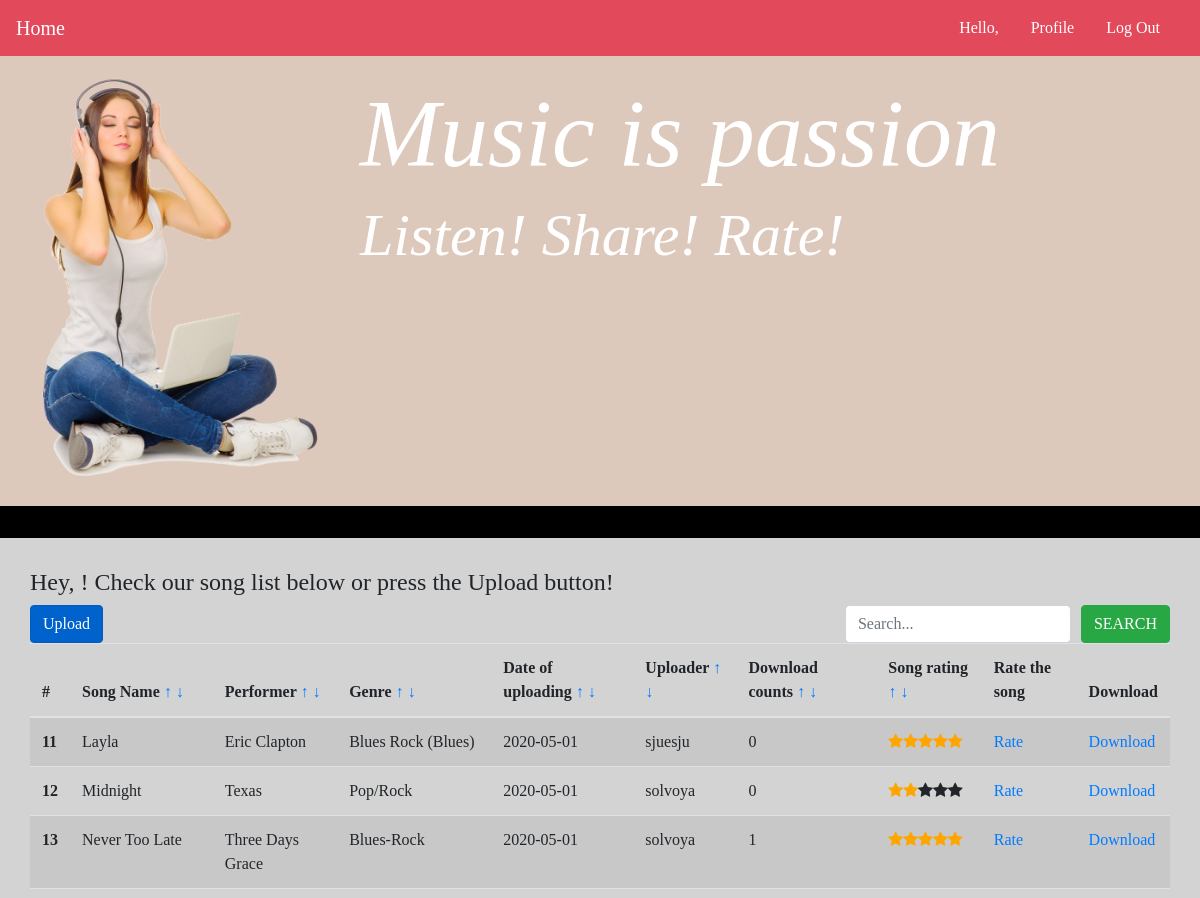
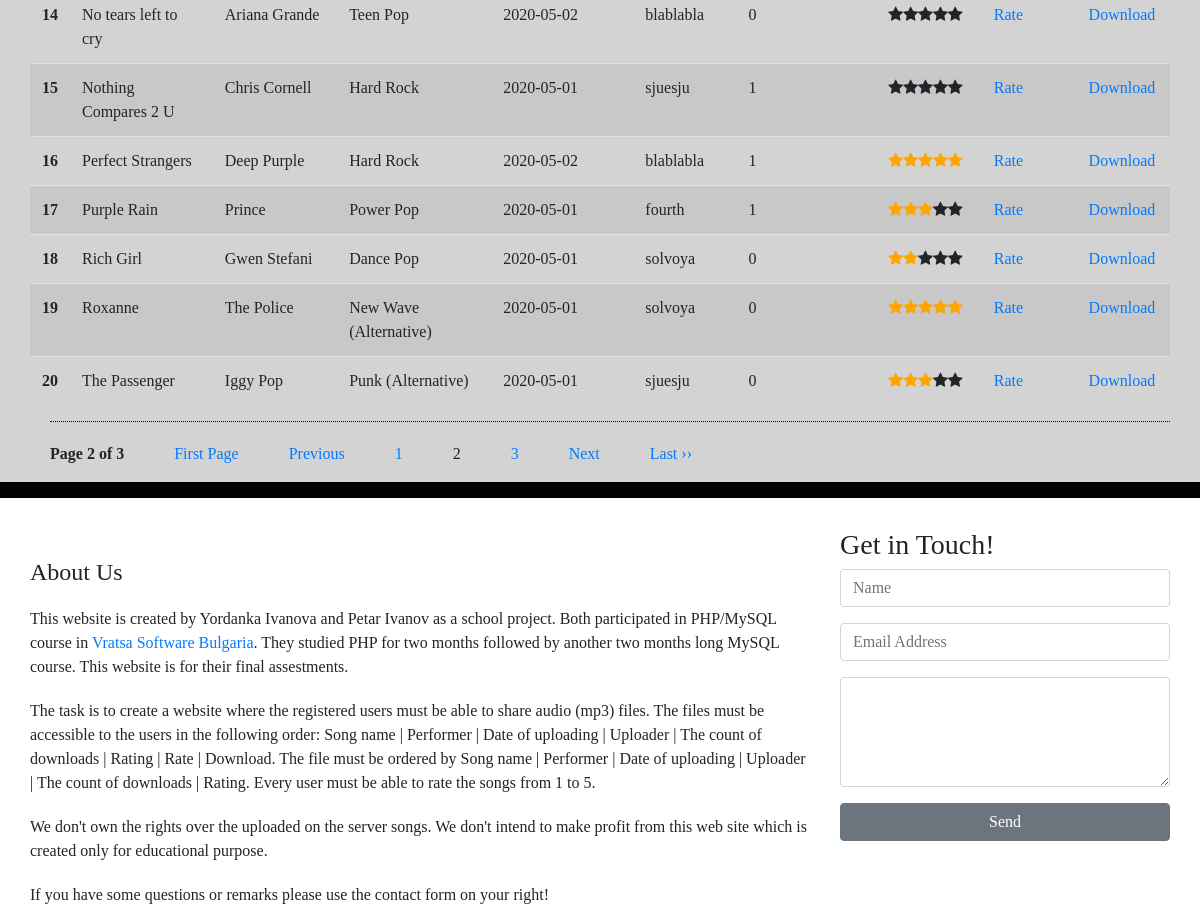
Page /welcome.php?page_no=2&order=1&dir=0 on the committed database (2 pictures, top to bottom).
### tables this page shows
CREATE TABLE `songs` (
  `song_id` int(11) NOT NULL,
  `song_path` varchar(255) NOT NULL,
  `song_name` varchar(50) NOT NULL,
  `song_date` date NOT NULL,
  `song_uploader` int(11) NOT NULL,
  `song_soft_delete` date DEFAULT NULL
);

CREATE TABLE `users` (
  `user_id` int(11) NOT NULL,
  `user_username` varchar(50) NOT NULL,
  `user_password` varchar(255) NOT NULL,
  `user_name_first` varchar(50) NOT NULL,
  `user_name_second` varchar(50) NOT NULL,
  `user_email` varchar(50) NOT NULL,
  `user_image` varchar(50) NOT NULL,
  `user_role` int(1) NOT NULL,
  `user_date_created` date NOT NULL,
  `user_date_deleted` date DEFAULT NULL
);

### welcome.php (the view, shortened to what this page needs)
<?php
	include 'functions/db_connect.php';
	include 'functions/functions.php';
	include 'files/header.php';
	include 'files/navigation-user.php';
	include 'files/container.php';
	function print_song_table($songs, $song_keys, $offset){
		$size = sizeof($songs);
		for ($i=0; $i < $size; $i++) {
			$key = $song_keys[$i];
			echo '<tr>';
			echo '<th scope="row">' . ($offset + $i + 1) . '</th>';
			echo '<td>' . $songs[$key]['song_name'] . '</td>';
			echo '<td>' . $songs[$key]['singer_name'] . '</td>';
			echo '<td>' . $songs[$key]['genre_name'] . '</td>';
			echo '<td>' . $songs[$key]['song_date'] . '</td>';
			echo '<td>' . $songs[$key]['user_username'] . '</td>';
			echo '<td>' . $songs[$key]['count_downloads'] . '</td>';
			echo '<td><span title="Average rating of ' . round($songs[$key]['average_rating'], 2) . ' from ' . $songs[$key]['count_ratings'] .  ' total votes">';
			for ($stars=1; $stars <= 5; $stars++) {
				if ($stars <= $songs[$key]['average_rating']){
					echo '<span class="fa fa-star checked_stars"></span>';
				} else {
					echo '<span class="fa fa-star"></span>';
				}
			}
			echo '</span></td>';
			echo '<td><a href="rate-song.php?id=' . $key . '&name=' . str_replace(' ', '_', $songs[$key]['song_name']) . '">Rate</a></td>';
			echo '<td><a href=download.php?id=' . $key . '&name=' . str_replace(' ', '_', $songs[$key]['song_name']) . '>Download</a></td>';
			echo '</tr>';
		}
	}
	if (isset($_GET['page_no']) && $_GET['page_no']!="") {
   		$page_no = $_GET['page_no'];
	} else {
	    $page_no = 1;
	}
?>
<div id="main_title">
	<div id="main_image">
	<?php
		include 'files/main-image.php';
	?>
	</div>
	<div id="main_text">
		<h1>Music is passion</h1>
		<h3>Listen! Share! Rate!</h3>
	</div>
</div>
<div id="song-content">
	<div id="text">
		<h2> Hey, <?php echo $_SESSION['user_name_first'] ?>! Check our song list below or press the Upload button!</h2><p>
       <div class="search_nav">
			<div class="text-left">
				<a href="upload.php" class="btn btn-primary btn-md active" role="button" aria-pressed="true">Upload</a>
			</div>
			<form method="post">
			<div class="text-right">
				<div class="text-left">
					<input type="text" name="search_string" class="form-control" placeholder="Search...">
				</div>
				<div class="text-right">
					<input type="submit" class="btn btn-success btn-md" name="search" value="SEARCH">
				</div>
			</div>
		</form>
			<?php
				if (isset($_POST['search'])){
					$search = $_POST['search_string'];
				} else {
					$search = "";
				}
			?>
		</div>
		<div class="table-responsive">
		<table class="table table-striped">
		  <thead>
		    <tr>
		    	<?php
		    		if (strlen($search) > 0){
		    			?>
		      <th scope="col">#</th>
		      <th scope="col">Song Name</th>
		      <th scope="col">Performer</th>
		      <th scope="col">Genre</th>
		      <th scope="col">Date of uploading</th>
		      <th scope="col">Uploader</th>
		      <th scope="col">Download counts</th>
		      <th scope="col">Song rating</th>
		      <th scope="col">Rate the song</th>
		      <th scope="col">Download</th>
		    			<?php
		    		} else {
		    	?>
		      <th scope="col">#</th>
		      <th scope="col">Song Name <a href="welcome.php?order=1&dir=1#text">&uarr;</a> <a href="welcome.php?order=1&dir=0#text">&darr;</a></th>
		      <th scope="col">Performer <a href="welcome.php?order=2&dir=1#text">&uarr;</a> <a href="welcome.php?order=2&dir=0#text">&darr;</a></th>
		      <th scope="col">Genre <a href="welcome.php?order=5&dir=1#text">&uarr;</a> <a href="welcome.php?order=5&dir=0#text">&darr;</a></th>
		      <th scope="col">Date of uploading <a href="welcome.php?order=4&dir=1#text">&uarr;</a> <a href="welcome.php?order=4&dir=0#text">&darr;</a></th>
		      <th scope="col">Uploader <a href="welcome.php?order=3&dir=1#text">&uarr;</a> <a href="welcome.php?order=3&dir=0#text">&darr;</a></th>
		      <th scope="col">Download counts <a href="welcome.php?order=6&dir=1#text">&uarr;</a> <a href="welcome.php?order=6&dir=0#text">&darr;</a></th>
		      <th scope="col">Song rating <a href="welcome.php?order=7&dir=1#text">&uarr;</a> <a href="welcome.php?order=7&dir=0#text">&darr;</a></th>
		      <th scope="col">Rate the song</th>
		      <th scope="col">Download</th>
		      <?php
		      	}
		      ?>
		    </tr>
		  </thead>
		  <tbody>
		  	<?php
	        	if (strlen($search) > 0) {
	        		$page_no = 1;
	        		$total_records_per_page = $_SESSION['songs_count'];
	        	} else {
	        		$total_records_per_page = 10;
	        	}
				$total_no_of_pages = ceil($_SESSION['songs_count'] / $total_records_per_page);
				$offset = ($page_no - 1) * $total_records_per_page;
		  		if (isset($_GET['order'])){
		  			$order = $_GET['order'];
		  		} else {
		  			$order = 1;
		  		}
		  		if (isset($_GET['dir'])){
		  			$direction = $_GET['dir'];
		  		} else {
		  			$direction = 0;
		  		}
		  		$temp_array = return_songs_info($order, $direction, $conn, $total_records_per_page, $offset, $search);
		  		$songs = $temp_array[0];
		  		$song_keys = $temp_array[1];
		  		print_song_table($songs, $song_keys, $offset);
		  	?>
		  	</tbody>
		</table>
		<div class="current_page">
		<?php
			if (strlen($search) == 0){
				print_pagination($page_no, $total_no_of_pages, $direction, $order);
			}
		?>
		</div>
	</div>
	</div>
</div>
<?php
	include 'files/container-footer.php';
?>
</div>  <! –– container ––>
<?php
	include 'files/footer.php';
?>

### styles/style.css (style rules this page uses)
html, body { width: 100%; height: 100%; margin: 0px; padding: 0px; background: #FFFFFF; font-family: TimesNewRoman, Times New Roman, Times, Baskerville, Georgia, serif; }
#main_title { color: #ffffff; width: 100%; height: 50%; }
#main_title h1 { margin-top: 20px; font-size: 8vw; font-style: italic; font-family: "Times New Roman", Times, serif; }
#main_title h3 { font-size: 5vw; font-style: italic; }
#main_image { width: 30%; height: 100%; float: left; }
#main_text { width: 70%; height: 100%; float: right; word-wrap: break-word; }
#song-content { border-top: 2em solid black; border-bottom: 1em solid black; width: 100%; height: auto; min-height: 60%; margin-top: 50px; background: #D3D3D3; }
#text { margin-left: 30px; margin-right: 30px; margin-top: 30px; min-height: 100%; overflow: auto; }
#text h2 { font-size: 2vw; }
.text-left { float: left; }
.text-right { float: right; margin-left: 10px; }
.checked_stars { color: orange; }
.current_page { padding-bottom: 20px; padding-top: 20px; border-top: dotted 1px #000000; margin-bottom: 20px; margin-left: 20px; }
.current_page ul, p { float: left; margin: 0; padding: 0; }

### rows in the picture
songs: i "11", song_name "Layla", singer_name "Eric Clapton", genre_name "Blues Rock (Blues)", song_date "2020-05-01", users.user_username "sjuesju", count_downloads "0"
songs: i "12", song_name "Midnight", singer_name "Texas", genre_name "Pop/Rock", song_date "2020-05-01", users.user_username "solvoya", count_downloads "0"
songs: i "13", song_name "Never Too Late", singer_name "Three Days Grace", genre_name "Blues-Rock", song_date "2020-05-01", users.user_username "solvoya", count_downloads "1"
songs: i "14", song_name "No tears left to cry", singer_name "Ariana Grande", genre_name "Teen Pop", song_date "2020-05-02", users.user_username "blablabla", count_downloads "0"
songs: i "15", song_name "Nothing Compares 2 U", singer_name "Chris Cornell", genre_name "Hard Rock", song_date "2020-05-01", users.user_username "sjuesju", count_downloads "1"
songs: i "16", song_name "Perfect Strangers", singer_name "Deep Purple", genre_name "Hard Rock", song_date "2020-05-02", users.user_username "blablabla", count_downloads "1"
songs: i "17", song_name "Purple Rain", singer_name "Prince", genre_name "Power Pop", song_date "2020-05-01", users.user_username "fourth", count_downloads "1"
songs: i "18", song_name "Rich Girl", singer_name "Gwen Stefani", genre_name "Dance Pop", song_date "2020-05-01", users.user_username "solvoya", count_downloads "0"
songs: i "19", song_name "Roxanne", singer_name "The Police", genre_name "New Wave (Alternative)", song_date "2020-05-01", users.user_username "solvoya", count_downloads "0"
songs: i "20", song_name "The Passenger", singer_name "Iggy Pop", genre_name "Punk (Alternative)", song_date "2020-05-01", users.user_username "sjuesju", count_downloads "0"

### other values in the picture
$page_no "2"
$total_no_of_pages "3"
